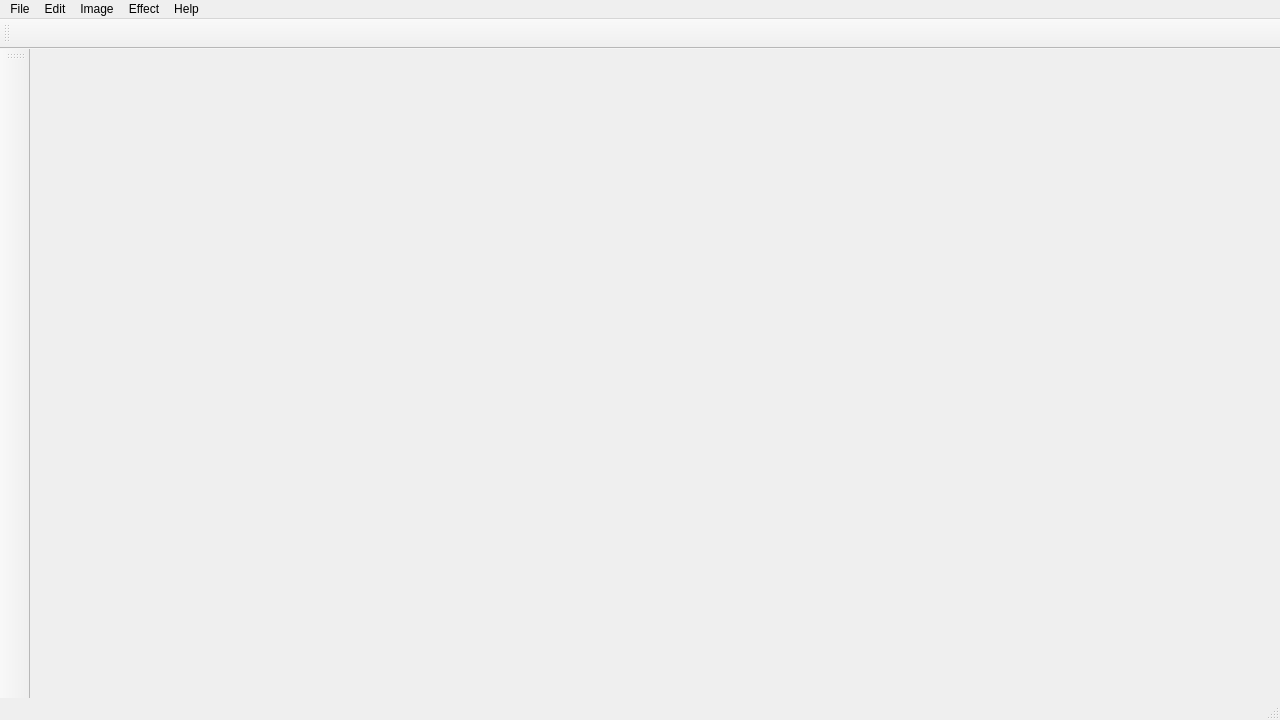
<?xml version="1.0" encoding="UTF-8"?>
<ui version="4.0">
 <class>MainWindow</class>
 <widget class="QMainWindow" name="MainWindow">
  <property name="enabled">
   <bool>true</bool>
  </property>
  <property name="geometry">
   <rect>
    <x>0</x>
    <y>0</y>
    <width>1280</width>
    <height>720</height>
   </rect>
  </property>
  <property name="minimumSize">
   <size>
    <width>800</width>
    <height>600</height>
   </size>
  </property>
  <property name="mouseTracking">
   <bool>false</bool>
  </property>
  <property name="contextMenuPolicy">
   <enum>Qt::DefaultContextMenu</enum>
  </property>
  <property name="windowTitle">
   <string>Pixel Sketch</string>
  </property>
  <property name="toolButtonStyle">
   <enum>Qt::ToolButtonIconOnly</enum>
  </property>
  <property name="dockOptions">
   <set>QMainWindow::AllowNestedDocks|QMainWindow::AllowTabbedDocks|QMainWindow::AnimatedDocks</set>
  </property>
  <widget class="QWidget" name="centralwidget">
   <property name="enabled">
    <bool>true</bool>
   </property>
   <property name="sizePolicy">
    <sizepolicy hsizetype="Preferred" vsizetype="Preferred">
     <horstretch>0</horstretch>
     <verstretch>0</verstretch>
    </sizepolicy>
   </property>
   <property name="styleSheet">
    <string notr="true"/>
   </property>
  </widget>
  <widget class="QMenuBar" name="menubar">
   <property name="geometry">
    <rect>
     <x>0</x>
     <y>0</y>
     <width>1280</width>
     <height>26</height>
    </rect>
   </property>
   <property name="styleSheet">
    <string notr="true"/>
   </property>
   <widget class="QMenu" name="menuFile">
    <property name="title">
     <string>File</string>
    </property>
    <addaction name="menuFileCreate"/>
    <addaction name="menuFileOpen"/>
    <addaction name="separator"/>
    <addaction name="menuFileSave"/>
    <addaction name="menuFileSaveAs"/>
    <addaction name="separator"/>
    <addaction name="menuFileQuit"/>
   </widget>
   <widget class="QMenu" name="menuEdit">
    <property name="title">
     <string>Edit</string>
    </property>
    <addaction name="menuEditPreferences"/>
   </widget>
   <widget class="QMenu" name="menuHelp">
    <property name="title">
     <string>Help</string>
    </property>
    <addaction name="menuHelpAbout"/>
   </widget>
   <widget class="QMenu" name="menuEffects">
    <property name="title">
     <string>Effect</string>
    </property>
    <widget class="QMenu" name="menuColor_Correction">
     <property name="title">
      <string>Color Correction</string>
     </property>
     <addaction name="menuEffectBrightnessContrast"/>
    </widget>
    <addaction name="menuColor_Correction"/>
   </widget>
   <widget class="QMenu" name="menuImage">
    <property name="title">
     <string>Image</string>
    </property>
    <addaction name="menuImageSize"/>
    <addaction name="menuCanvasSize"/>
   </widget>
   <addaction name="menuFile"/>
   <addaction name="menuEdit"/>
   <addaction name="menuImage"/>
   <addaction name="menuEffects"/>
   <addaction name="menuHelp"/>
  </widget>
  <widget class="QStatusBar" name="statusbar">
   <property name="styleSheet">
    <string notr="true"/>
   </property>
  </widget>
  <widget class="QToolBar" name="mainToolBar">
   <property name="minimumSize">
    <size>
     <width>30</width>
     <height>30</height>
    </size>
   </property>
   <property name="windowTitle">
    <string>main tool bar</string>
   </property>
   <property name="styleSheet">
    <string notr="true"/>
   </property>
   <attribute name="toolBarArea">
    <enum>TopToolBarArea</enum>
   </attribute>
   <attribute name="toolBarBreak">
    <bool>false</bool>
   </attribute>
  </widget>
  <widget class="QToolBar" name="sideToolBar">
   <property name="minimumSize">
    <size>
     <width>30</width>
     <height>30</height>
    </size>
   </property>
   <property name="windowTitle">
    <string>side tool bar</string>
   </property>
   <property name="styleSheet">
    <string notr="true"/>
   </property>
   <attribute name="toolBarArea">
    <enum>LeftToolBarArea</enum>
   </attribute>
   <attribute name="toolBarBreak">
    <bool>false</bool>
   </attribute>
  </widget>
  <action name="menuFileCreate">
   <property name="text">
    <string>New</string>
   </property>
   <property name="toolTip">
    <string>New</string>
   </property>
   <property name="shortcut">
    <string>Ctrl+N</string>
   </property>
  </action>
  <action name="menuFileOpen">
   <property name="text">
    <string>Open</string>
   </property>
   <property name="toolTip">
    <string>Open</string>
   </property>
   <property name="shortcut">
    <string>Ctrl+O</string>
   </property>
  </action>
  <action name="menuFileSave">
   <property name="text">
    <string>Save</string>
   </property>
   <property name="toolTip">
    <string>Save</string>
   </property>
   <property name="shortcut">
    <string>Ctrl+S</string>
   </property>
  </action>
  <action name="menuFileSaveAs">
   <property name="text">
    <string>Save as ...</string>
   </property>
   <property name="shortcut">
    <string>Ctrl+Shift+S</string>
   </property>
  </action>
  <action name="menuFileQuit">
   <property name="text">
    <string>Quit</string>
   </property>
   <property name="shortcut">
    <string>Ctrl+Q</string>
   </property>
  </action>
  <action name="menuHelpAbout">
   <property name="checkable">
    <bool>false</bool>
   </property>
   <property name="text">
    <string>About</string>
   </property>
  </action>
  <action name="menuEditPreferences">
   <property name="text">
    <string>Preferences</string>
   </property>
   <property name="shortcut">
    <string>Ctrl+Alt+;</string>
   </property>
  </action>
  <action name="menuEffectBrightnessContrast">
   <property name="text">
    <string>Brightness &amp;&amp; Contrast</string>
   </property>
  </action>
  <action name="menuImageSize">
   <property name="text">
    <string>Image Size</string>
   </property>
   <property name="shortcut">
    <string>Ctrl+Alt+I</string>
   </property>
  </action>
  <action name="menuCanvasSize">
   <property name="text">
    <string>Canvas Size</string>
   </property>
   <property name="shortcut">
    <string>Ctrl+Alt+C</string>
   </property>
  </action>
 </widget>
 <resources/>
 <connections/>
</ui>
